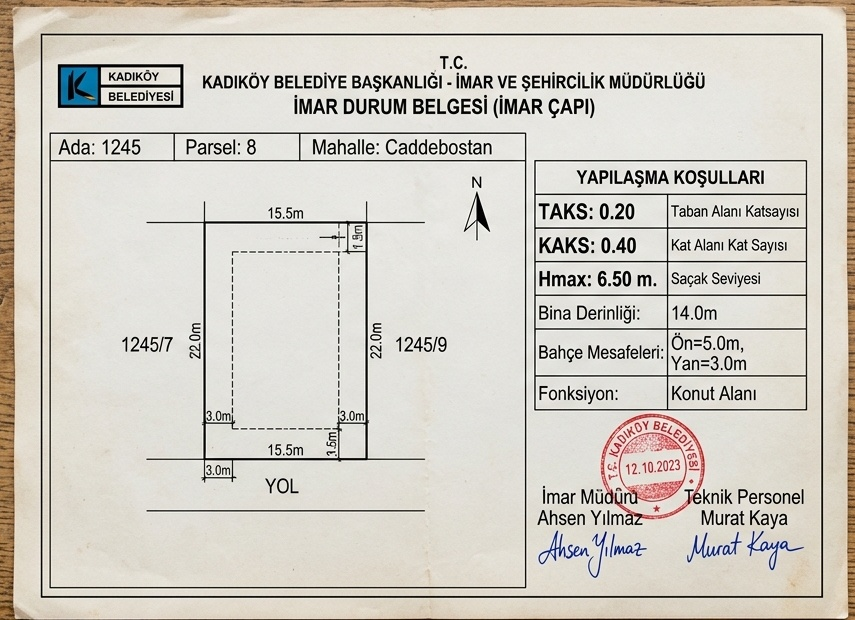
#> input picture assets/belgeler/ornek_imar_durumu.jpg, 855 x 620 px
$ python -i gorsel_kalite.py   (imports and definitions only)
#> lines starting #> are read from the running program, lines starting #| are printed output that depends on the picture
"""
gorsel_kalite.py — Görsel Kalite, Netlik ve Çözünürlük Denetim Motoru.
Instabot / Daily Brief mimarisinden uyarlanmıştır.

Bu modül, Instagram Feed (1080x1350, 4:5) ve Story/Reels (1080x1920, 9:16) formatlarında
kullanılacak tüm fotoğrafların piksel yoğunluğunu, netliğini ve kalitesini denetler.

Temel Kurallar:
  1. Asla dikey kırpmada dijital büyütme (upscale) ile piksellenen fotoğraf kullanılmaz.
  2. Sahte büyütülmüş (yapay 1080p), bulanık veya düşük bitrate'li TV ekran görüntüleri
     Laplacian varyans filtresi ile elenir.
  3. Minimum dosya ve piksel yoğunluğu karşılanmayan görseller reddedilerek bir sonraki
     katmana (HD Web Basın Fotoğrafı, Wikimedia 4K, Pexels 4K veya AI) geçilir.
  4. Belge / Tablo / Taranmış İlan Formu Filtresi: Emlak/arsa/imar haberlerinde resmi kurum
     sitelerinin verdiği taranmış beyaz PDF, tablo veya ilan formları (Doygunluk <= 15 &
     Parlaklık >= 175) otomatik elenir.
"""

from __future__ import annotations

import logging
from typing import Any, Tuple
from PIL import Image, ImageFilter, ImageStat

log = logging.getLogger(__name__)

# Minimum kabul edilebilir netlik (Laplacian varyansı)
ASGARI_NETLIK_PUANI = 35.0

# 4:5 ve 9:16 için asgari hedef ölçüler
HEDEF_GENISLIK = 1080
HEDEF_YUKSEKLIK_FEED = 1350
HEDEF_YUKSEKLIK_STORY = 1920


def kirpma_olcegi_hesapla(
    genislik: int,
    yukseklik: int,
    hedef_g: int = HEDEF_GENISLIK,
    hedef_y: int = HEDEF_YUKSEKLIK_FEED,
) -> float:
    """
    Fotoğraf hedef dikey orana (örn. 4:5 veya 9:16) merkezden kırpıldığında,
    kırpılan alanın hedef tuvale göre gerçek piksel ölçeğini (yoğunluğunu) hesaplar.
    """
    if genislik <= 0 or yukseklik <= 0:
        return 0.0

    hedef_oran = hedef_g / hedef_y
    foto_oran = genislik / yukseklik

    if foto_oran > hedef_oran:
        kirpilan_genislik = yukseklik * hedef_oran
        kirpilan_yukseklik = yukseklik
    else:
        kirpilan_genislik = genislik
        kirpilan_yukseklik = genislik / hedef_oran

    olcek = min(kirpilan_genislik / hedef_g, kirpilan_yukseklik / hedef_y)
    return round(olcek, 3)


def netlik_puani(img: Image.Image) -> float:
    """
    Pillow tabanlı Laplacian kenar varyansı ile görselin gerçek netlik ve keskinliğini ölçer.
    Yapay olarak büyütülmüş, bulanık veya aşırı sıkıştırılmış görseller düşük puan alır.
    """
    try:
        w, h = img.size
        if max(w, h) > 1000:
            oran = 1000.0 / max(w, h)
            test_img = img.resize((int(w * oran), int(h * oran)), Image.BILINEAR)
        else:
            test_img = img

        gray = test_img.convert("L")
        edges = gray.filter(ImageFilter.FIND_EDGES)
        stat = ImageStat.Stat(edges)
        varyans = stat.var[0] if stat.var else 0.0
        return float(varyans)
    except Exception as e:
        log.debug("Netlik puanı hesaplanamadı: %s", e)
        return 100.0


def gorsel_kalite_denetle(
    img: Image.Image,
    dosya_boyutu_kb: float = 0.0,
    hedef_g: int = HEDEF_GENISLIK,
    hedef_y: int = HEDEF_YUKSEKLIK_FEED,
    asgari_olcek: float = 0.45,
    asgari_netlik: float = ASGARI_NETLIK_PUANI,
) -> Tuple[bool, str]:
    """
    Görselin yayın kalitesi standartlarını karşılayıp karşılamadığını denetler.
    Döner: `(uygun_mu, aciklama)`
    """
    w, h = img.size

    # 1. Asgari Mutlak Boyut Denetimi (16:9 HD 1200x675 / 1280x720 / 1920x1080 ve dikey portreleri kapsar)
    if (w < 800 or h < 450) and not (w >= 600 and h >= 600):
        return False, f"Mutlak çözünürlük çok düşük: {w}x{h} px (asgari 800x450 px gerekli)"

    # 2. Dikey Kırpma Piksel Yoğunluğu (Crop Density)
    olcek = kirpma_olcegi_hesapla(w, h, hedef_g, hedef_y)
    if olcek < asgari_olcek:
        return (
            False,
            f"Dikey kırpmada aşırı piksel kaybı ({olcek}x < {asgari_olcek}x, {w}x{h} px)",
        )

    # 3. Dosya Boyutu ve Bitrate Denetimi
    piksel_mp = (w * h) / 1_000_000.0
    if dosya_boyutu_kb > 0:
        if piksel_mp >= 1.5 and dosya_boyutu_kb < 70:
            return False, f"Aşırı JPEG sıkıştırma artefaktı ({dosya_boyutu_kb:.1f} KB / {piksel_mp:.1f} MP)"

    # 4. Laplacian Netlik ve Keskinlik Denetimi
    puan = netlik_puani(img)
    if puan < asgari_netlik:
        return False, f"Görsel bulanık veya yapay büyütülmüş (Netlik puanı: {puan:.1f} < {asgari_netlik})"

    # 5. Belge / Tablo / Taranmış İlan Formu Denetimi (Scanned Document Filter)
    try:
        stat_hsv = ImageStat.Stat(img.convert("HSV"))
        stat_l = ImageStat.Stat(img.convert("L"))
        sat_mean = stat_hsv.mean[1] if len(stat_hsv.mean) > 1 else 100.0
        lum_mean = stat_l.mean[0] if stat_l.mean else 100.0
        if sat_mean < 15.0 and lum_mean > 175.0:
            return (
                False,
                f"Görsel bir belge/tablo taraması veya düz beyaz zeminli metin belgesi (Doygunluk: {sat_mean:.1f}, Parlaklık: {lum_mean:.1f})",
            )
    except Exception as e:
        log.debug("Belge denetiminde hata: %s", e)

    return True, f"Kalite onaylandı (Ölçek: {olcek}x, Netlik: {puan:.1f}, {w}x{h} px)"


def kristal_netlestir(img: Image.Image) -> Image.Image:
    """
    Fotoğrafa ince, profesyonel editoryal keskinlik kazandırır (Hale/halo oluşturmaz).
    """
    return img.filter(ImageFilter.UnsharpMask(radius=1.2, percent=110, threshold=2))

>>> from PIL import Image
>>> picture = Image.open('../assets/belgeler/ornek_imar_durumu.jpg')
#> picture is the input picture: PIL image 855x620 RGB; mean R, G, B 209.1, 204.7, 195.9
>>> result = gorsel_kalite_denetle(picture)
#> in netlik_puani, `gray = test_img.convert("L")`:
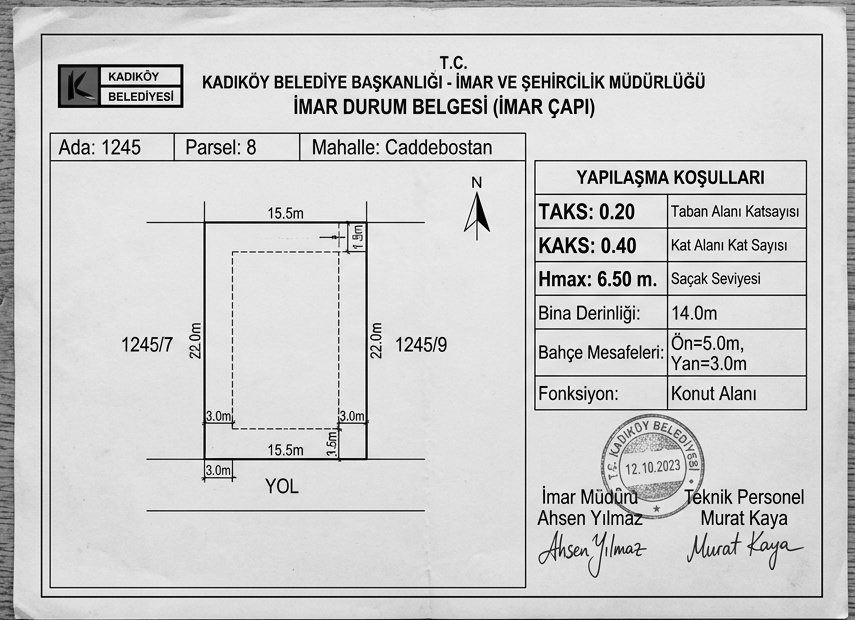
#> gray: PIL image 855x620 L; min 0, max 255, mean 205
#> in netlik_puani, `edges = gray.filter(ImageFilter.FIND_EDGES)`:
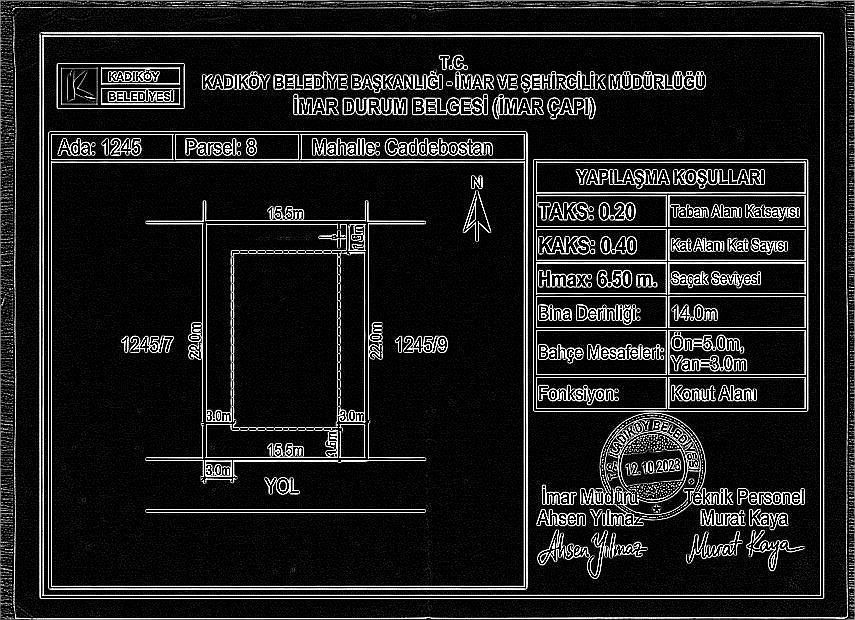
#> edges: PIL image 855x620 L; min 0, max 255, mean 31.8
#> in netlik_puani, `varyans = stat.var[0] if stat.var else 0.0`: varyans = 5510.7
#> in gorsel_kalite_denetle, `sat_mean = stat_hsv.mean[1] if len(stat_hsv.mean) > 1 else 100.0`: sat_mean = 24.28
#> in gorsel_kalite_denetle, `lum_mean = stat_l.mean[0] if stat_l.mean else 100.0`: lum_mean = 205

$ run again, on assets/belgeler/ornek_mimari_ruhsat.jpg
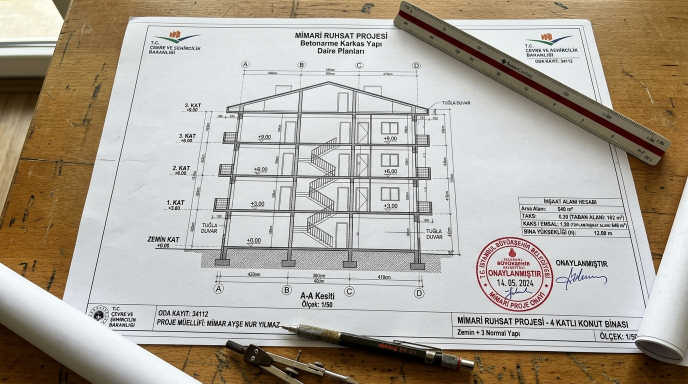
#> input picture assets/belgeler/ornek_mimari_ruhsat.jpg, 1376 x 768 px (shown at 1/2 size)
#> picture is the input picture: PIL image 1376x768 RGB; mean R, G, B 174, 166.9, 155.7
#> in netlik_puani, `gray = test_img.convert("L")`:
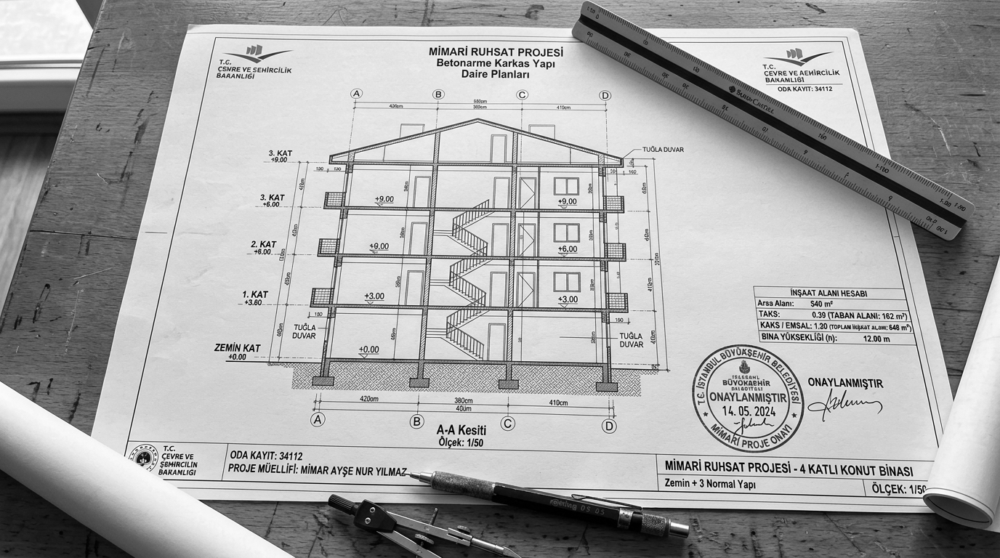
#> gray: PIL image 1000x558 L; min 0, max 255, mean 167.8
#> in netlik_puani, `edges = gray.filter(ImageFilter.FIND_EDGES)`:
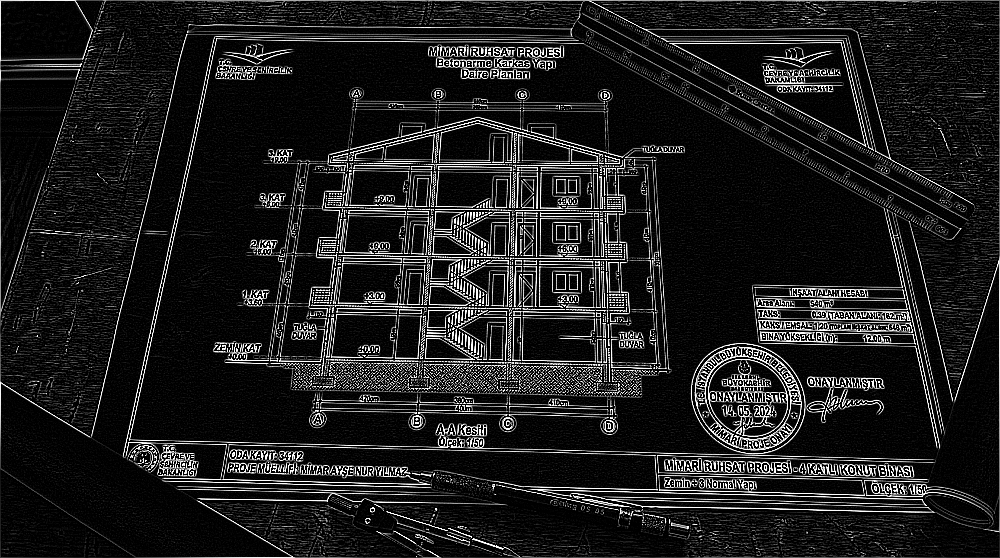
#> edges: PIL image 1000x558 L; min 0, max 255, mean 30.2
#> varyans = 4130.5
#> sat_mean = 53.54
#> lum_mean = 167.7
